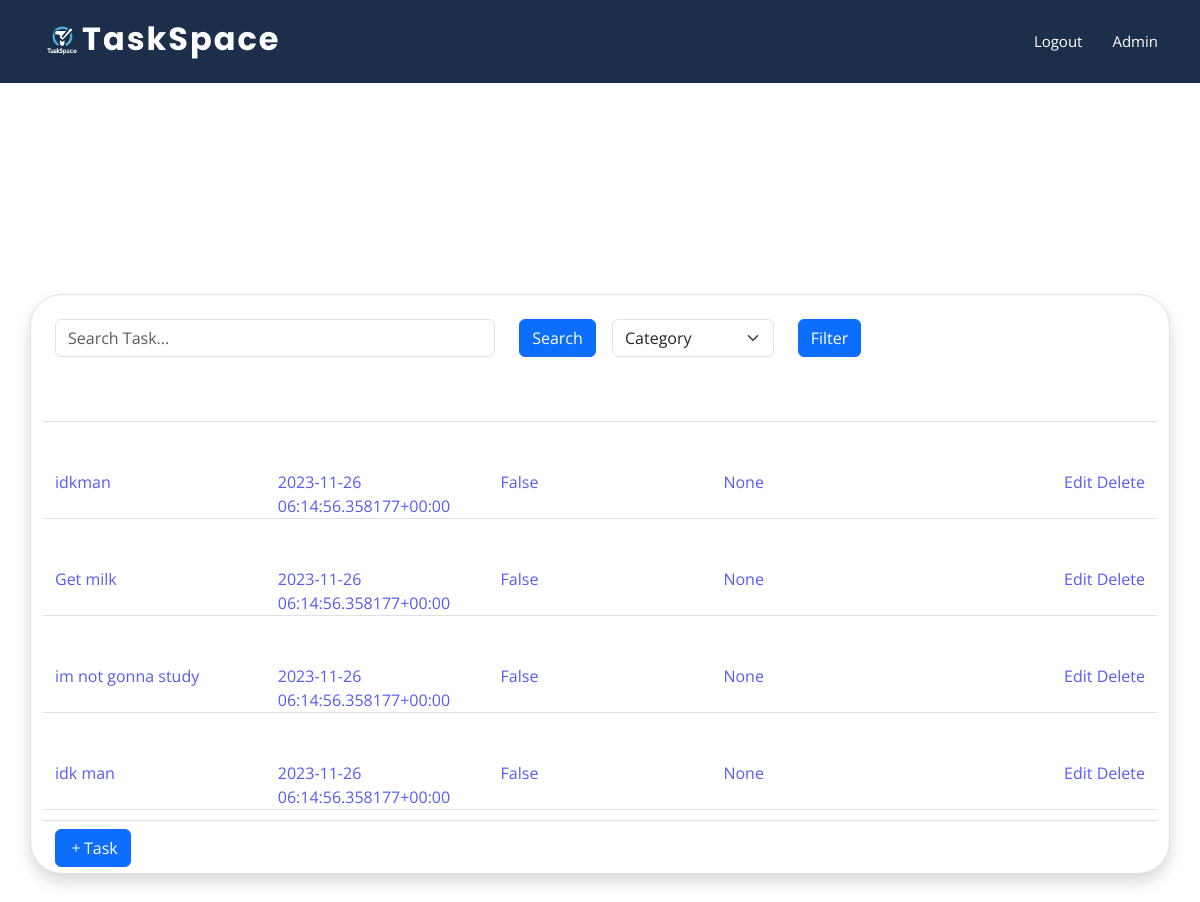
The app's page /main (signed in) with its own data.
### base/models.py (models this page shows, shortened)
class Task(models.Model):
    user = models.ForeignKey(
        User, on_delete=models.CASCADE, null=True, blank=True)
    title = models.CharField(max_length=200, null=False)
    description = models.TextField(null=True, blank=True)
    complete = models.BooleanField(default=False)
    created = models.DateTimeField(auto_now_add=True)
    CATEGORY_CHOICES = [
        ('Work', 'Work'),
        ('Personal', 'Personal'),
        ('Chore', 'Chore'),
    ]
    category = models.CharField(max_length=200, null=False, choices=CATEGORY_CHOICES)
    due_date = models.DateTimeField(null=True,blank=True)

### base/views.py (the view)
# urls.py: path('main', views.main, name='main'),
@login_required()
def main(request):
        if 's' in request.GET:
             s = request.GET['s']
             task = Task.objects.filter(user=request.user.id,title__contains=s)
             return render(request, 'main.html', {'task': task})
        elif 'c' in request.GET:
             c = request.GET['c']
             categ = Task.objects.filter(user=request.user.id,category__contains=c)
             return render(request, 'main.html', {'categ': categ})
        else:
            tasklist = Task.objects.filter(user=request.user.id)
            return render(request, 'main.html', {'tasklist': tasklist})

### base/templates/main.html (shortened to what this page needs)
{% extends 'base.html' %} {% block content %} {%load static%}
<header id="header" class="fixed-top">
  <div class="container d-flex align-items-center justify-content-between">
    <h1 class="logo"><a href="{% url 'main' %}"><img
      src="{% static 'assets/img/Tlogo.png' %}"
      class="img-fluid"
    />TaskSpace</a></h1>
    <nav id="navbar" class="navbar">
      <ul>
        <li>
          <a class="text-white" href="{% url 'logout' %}">Logout</a>
        </li>
        <li>
          <a class="text-white" href="{% url 'logout' %}">
            {{request.user|title}}
          </a>
        </li>
      </ul>
    </nav>
  </div>
</header>
<div
  class="container-fluid min-vh-100 d-flex justify-content-center align-items-center"
>
<div
  id="taskcontainer"
  class="container border rounded-5  bg-white shadow box-area"
>
  <div class="container">
    <div class="row">
        <div class="col-5 mt-4">
          <form method="GET" action="">
            <input
              type="text"
              name="s"
              class="form-control form-input "
              placeholder="Search Task..."
              />
        </div>
              <div class="col-1 mt-4">
                <input type="submit" class="btn btn-primary" value="Search" />
              </div>
           <div class="col-2 mt-4">
            <form method="GET" action="">
              <select name="c" class="form-select " >
              <option selected>Category</option>
              </select>
          </div>
          <div class="col-1 mt-4">
            <input type="submit" class="btn btn-primary" value="Filter" />
        </div>
        <div id="tasks-list" class="container border-bottom border-top mt-5">
          {%if task%} {%for Task in task%}
          <div class="row border-bottom ">
            <div class="col mt-5"><a href="{% url 'showtask' Task.id %}">{{ Task.title }} </a></div>
            <div class="col mt-5"><a href="{% url 'showtask' Task.id %}">{{ Task.category }} </a></div>
            <div class="col mt-5"><a href="{% url 'showtask' Task.id %}">{{ Task.complete }} </a></div>
            <div class="col mt-5"><a href="{% url 'showtask' Task.id %}">{{ Task.due_date }} </a></div>
            <div class="col text-end mt-5">
              <a href="{% url 'edit' Task.id %}">Edit</a>
              <a href="{% url 'deltask' Task.id %}">Delete</a>
            </div>
          </div>
          {%endfor%}
        </div>
        <div id="tasks-list" class="container border-bottom border-top mt-5">
          {%else%} {%for Task in tasklist%}
          <div class="row border-bottom ">
            <div class="col mt-5"><a href="{% url 'showtask' Task.id %}">{{ Task.title }} </a></div>
            <div class="col mt-5"><a href="{% url 'showtask' Task.id %}">{{ Task.category }} </a></div>
            <div class="col mt-5"><a href="{% url 'showtask' Task.id %}">{{ Task.complete }} </a></div>
            <div class="col mt-5"><a href="{% url 'showtask' Task.id %}">{{ Task.due_date }} </a></div>
              <div class="col text-end mt-5">
                <a href="{% url 'edit' Task.id %}">Edit</a>
                <a href="{% url 'deltask' Task.id %}">Delete</a>
              </div>
          </div>
          {%endfor%}
        </div>
        {%endif%}
        <div class="mt-2 pb-3">
        <a href="{% url 'task_create' %}" class="btn btn-primary" role="button"> <i class="bi bi-plus"></i>Task</a>
        </div>
     </div>
    </div>
  </div>
</div>
{% endblock %}

### base/templates/base.html (shortened to what this page needs)
{% load static %}
<html lang="en">
  <head>
    <link
      href="https://cdn.jsdelivr.net/npm/bootstrap@5.3.2/dist/css/bootstrap.min.css"
      rel="stylesheet"
    />
    <link
      href="{% static 'assets/vendor/bootstrap/css/bootstrap.min.css' %}"
      rel="stylesheet"
    />
    <link
      href="{% static 'assets/vendor/bootstrap-icons/bootstrap-icons.css' %}"
      rel="stylesheet"
    />
    <link
      href="{% static 'assets/vendor/boxicons/css/boxicons.min.css' %}"
      rel="stylesheet"
    />
    <link
      href="{% static 'assets/vendor/glightbox/css/glightbox.min.css' %}"
      rel="stylesheet"
    />
    <link
      href="{% static 'assets/vendor/remixicon/remixicon.css' %}"
      rel="stylesheet"
    />
    <link
      href="{% static 'assets/vendor/swiper/swiper-bundle.min.css' %}"
      rel="stylesheet"
    />
    <link href="{% static 'assets/css/style.css' %}" rel="stylesheet" />
  </head>
  <body>
    {% block content %} {% endblock %}
  </body>
</html>

### static/assets/css/style.css (style rules this page uses)
body { font-family: "Open Sans", sans-serif; color: #444444; overflow: hidden; }
a { text-decoration: none; color: #5a5af3; }
h1, h2, h3, h4, h5, h6 { font-family: "Raleway", sans-serif; }
#header { transition: all 0.5s; z-index: 997; padding: 20px 0; background: rgba(27, 47, 74, 255); }
#header .logo { font-size: 32px; margin: 0; padding: 0; line-height: 1; font-weight: 700; letter-spacing: 2px; font-family: "Poppins", sans-serif; }
#header .logo a { color: white; }
#header .logo img { max-height: 40px; }
.navbar { padding: 0; }
.navbar ul { margin: 0; padding: 0; display: flex; list-style: none; align-items: center; }
.navbar li { position: relative; }
.navbar a, .navbar a:focus { display: flex; align-items: center; justify-content: space-between; padding: 10px 0 10px 30px; font-size: 15px; color: #434175; white-space: nowrap; transition: 0.3s; }
#taskcontainer { height: 580px; }
#tasks-list { height: 400px; color: #0a0101; overflow: auto; }

### records on screen
Task: title "idkman", category "2023-11-26 06:14:56.358177+00:00", complete "False", due_date "None"
Task: title "Get milk", category "2023-11-26 06:14:56.358177+00:00", complete "False", due_date "None"
Task: title "im not gonna study", category "2023-11-26 06:14:56.358177+00:00", complete "False", due_date "None"
Task: title "idk man", category "2023-11-26 06:14:56.358177+00:00", complete "False", due_date "None"

### other values on screen
{{ request.user|title }} "Admin"
